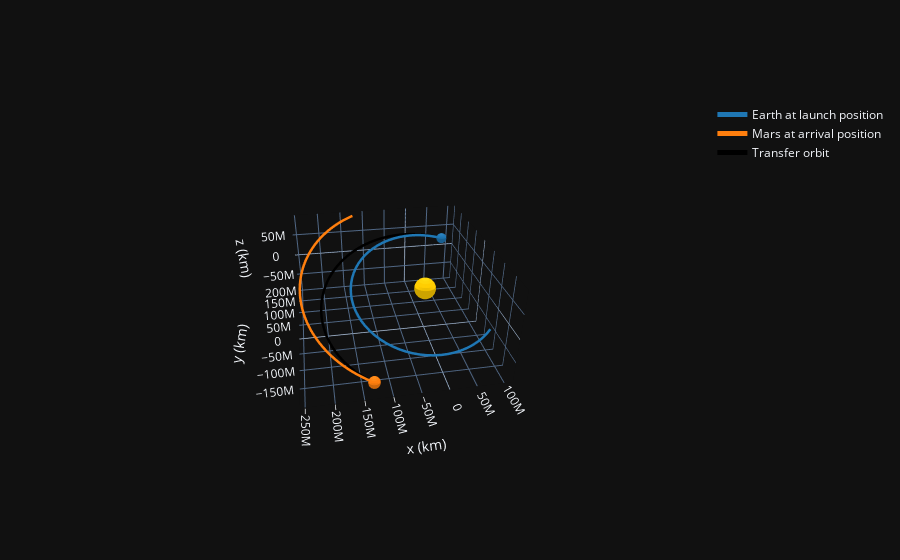

The cell this chart's notebook holds for it:
### Code cell
plotter = OrbitPlotter3D()
plotter.set_attractor(Sun)

plotter.plot_ephem(earth, date_launch, label="Earth at launch position")
plotter.plot_ephem(mars, date_arrival, label="Mars at arrival position")
plotter.plot_trajectory(
    ss_trans.sample(max_anomaly=180 * u.deg),
    color="black",
    label="Transfer orbit",
)
plotter.set_view(30 * u.deg, 260 * u.deg, distance=3 * u.km)
